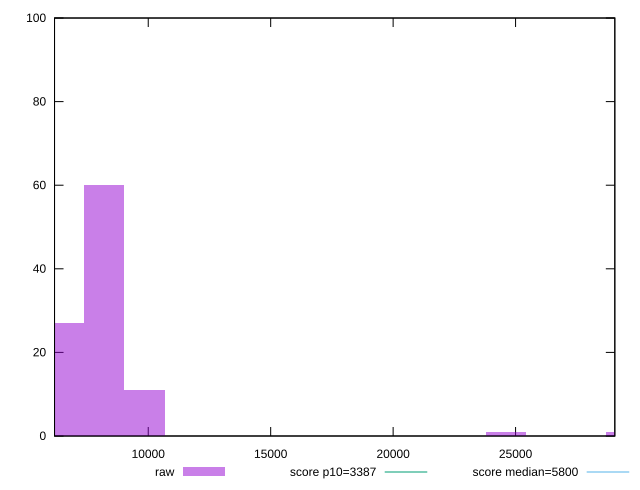

Here is the gnuplot script that generated this plot:
reset

$raw <<EOF
24610.267541731926 1
6562.738011128514 27
8203.422513910642 60
9844.107016692771 11
29532.321050078313 1
EOF

set key outside below
set boxwidth 1640.6845027821284
set xrange [6173.52110091418:29052.729896369587]
set yrange [0:100]
set trange [0:100]
set style fill transparent solid 0.5 noborder

set parametric
set terminal svg size 640, 490 enhanced background rgb 'white'
set output "reprap/speed-index/samples/pages/raw/histogram.svg"

plot $raw title "raw" with boxes, \
     3387,t title "score p10=3387", \
     5800,t title "score median=5800"

reset
